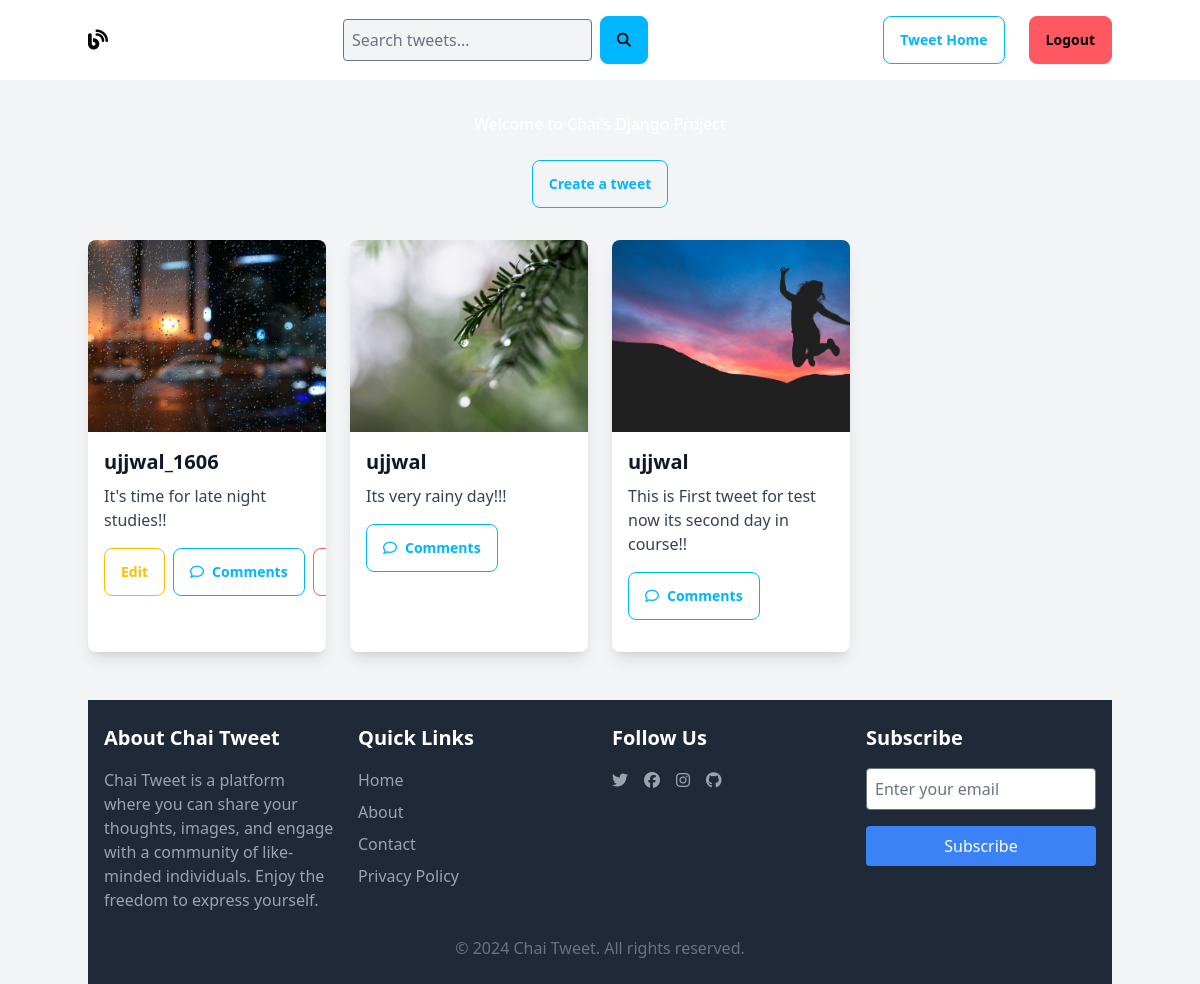
The page /tweets/ (signed in) on the database its author committed.
### tweet/models.py (models this page shows, shortened)
class Tweet(models.Model):
    user = models.ForeignKey(User, on_delete=models.CASCADE)
    text = models.TextField(max_length=240)
    photo = models.ImageField(upload_to='photos/', blank=True, null=True)
    created_at = models.DateTimeField(auto_now_add=True)
    updated_at = models.DateTimeField(auto_now=True)
    likes = models.ManyToManyField(User, related_name='liked_tweets', blank=True)

### tweet/views.py (the view)
# urls.py: path('', views.tweet_list, name='tweet_list'),
def tweet_list(request):
    query = request.GET.get('q')
    if query:
        tweets = Tweet.objects.filter(text__icontains=query)
    else:
        tweets = Tweet.objects.all().order_by('-created_at')
    return render(request, 'tweet_list.html', {'tweets': tweets, 'query': query})

### tweet/templates/tweet_list.html (shortened to what this page needs)
{% extends "layout.html" %}
{% block content %}
    <h1 class="text-center text-white mt-4">Welcome to Chai's Django Project</h1>
    <div class="text-center mt-6">
        <a class="btn btn-outline btn-info" href="{% url 'tweet_create' %}">Create a tweet</a>
    </div>
    <div class="container mx-auto grid gap-6 mt-8 grid-cols-1 sm:grid-cols-2 md:grid-cols-3 lg:grid-cols-4">
        {% for tweet in tweets %}
            <div class="bg-white dark:bg-gray-800 rounded-lg shadow-lg overflow-hidden transition transform hover:-translate-y-1 hover:shadow-2xl">
                {% if tweet.photo %}
                    <img src="{{ tweet.photo.url }}" class="w-full h-48 object-cover" alt="">
                {% endif %}
                <div class="p-4">
                    <h5 class="text-xl font-semibold mb-2 dark:text-gray-200">{{ tweet.user.username }}</h5>
                    <p class="text-gray-700 dark:text-gray-400">{{ tweet.text }}</p>
                    <div class="mt-4 flex justify-between items-center space-x-2">
                        {% if tweet.user == user %}
                            <a href="{% url 'tweet_edit' tweet.id %}" class="btn btn-outline btn-warning">Edit</a>
                        {% endif %}
                        <button onclick="toggleComments({{ tweet.id }})" class="btn btn-outline btn-info">
                            <i class="fa-sharp fa-regular fa-comment"></i> Comments
                        </button>
                        {% if tweet.user == user %}
                            <a href="{% url 'tweet_delete' tweet.id %}" class="btn btn-outline btn-error">Delete</a>
                        {% endif %}
                    </div>
                </div>
                <div class="px-4 pb-4">
                </div>
            </div>
        {% endfor %}
    </div>
<div class="w-full bg-gray-800 text-white py-6 mt-12">
    <footer class="max-w-screen-xl mx-auto px-4">
        <div class="grid gap-6 grid-cols-1 md:grid-cols-3 lg:grid-cols-4">
            <div class="mb-6 md:mb-0">
                <h6 class="text-xl font-semibold mb-4">About Chai Tweet</h6>
                <p class="text-gray-400">Chai Tweet is a platform where you can share your thoughts, images, and engage with a community of like-minded individuals. Enjoy the freedom to express yourself.</p>
            </div>
            <div class="mb-6 md:mb-0">
                <h6 class="text-xl font-semibold mb-4">Quick Links</h6>
                <ul>
                    <li class="mb-2"><a href="{% url 'tweet_list' %}" class="text-gray-400 hover:text-white transition">Home</a></li>
                    <li class="mb-2"><a href="#" class="text-gray-400 hover:text-white transition">About</a></li>
                    <li class="mb-2"><a href="#" class="text-gray-400 hover:text-white transition">Contact</a></li>
                    <li class="mb-2"><a href="#" class="text-gray-400 hover:text-white transition">Privacy Policy</a></li>
                </ul>
            </div>
            <div class="mb-6 md:mb-0">
                <h6 class="text-xl font-semibold mb-4">Follow Us</h6>
                <div class="flex space-x-4">
                    <a href="https://twitter.com" class="text-gray-400 hover:text-white transition">
                        <i class="fab fa-twitter"></i>
                    </a>
                    <a href="https://facebook.com" class="text-gray-400 hover:text-white transition">
                        <i class="fab fa-facebook"></i>
                    </a>
                    <a href="https://instagram.com" class="text-gray-400 hover:text-white transition">
                        <i class="fab fa-instagram"></i>
                    </a>
                    <a href="https://github.com" class="text-gray-400 hover:text-white transition">
                        <i class="fab fa-github"></i>
                    </a>
                </div>
            </div>
            <div class="mb-6 md:mb-0">
                <h6 class="text-xl font-semibold mb-4">Subscribe</h6>
                <form action="#" method="POST">
                    <input type="email" class="w-full p-2 mb-4 text-gray-900 rounded" placeholder="Enter your email">
                    <button class="w-full bg-blue-500 hover:bg-blue-600 text-white py-2 rounded transition">Subscribe</button>
                </form>
            </div>
        </div>
        <div class="text-center text-gray-500 mt-6">
            &copy; 2024 Chai Tweet. All rights reserved.
        </div>
    </footer>
</div>
{% endblock content %}

### rows shown on the page
Tweet: photo (picture), user.username "ujjwal_1606", text "It's time for late night studies!!", shows "Edit"
Tweet: photo (picture), user.username "ujjwal", text "Its very rainy day!!!"
Tweet: photo (picture), user.username "ujjwal", text "This is First tweet for test now its second day in course!!"
